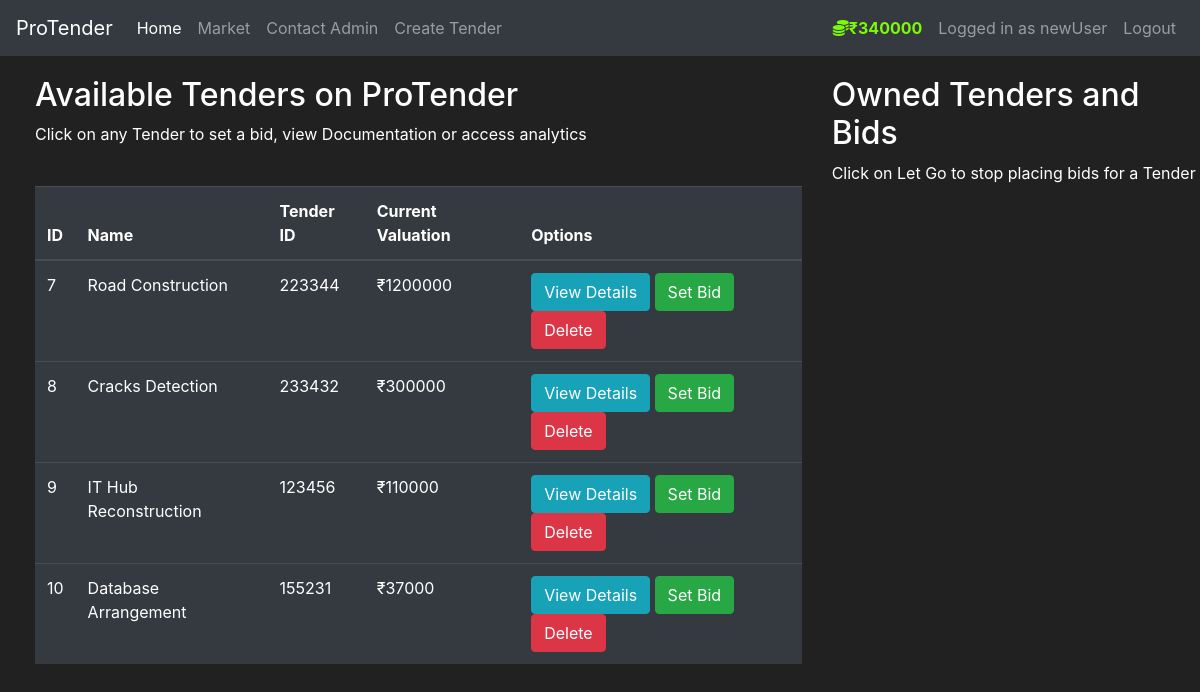
The page /market/ (signed in) on the database its author committed.
### tms/models.py (models this page shows, shortened)
class User(db.Model,UserMixin):
    id = db.Column(db.Integer(), primary_key=True)
    username = db.Column(db.String(length=30), nullable=False, unique=True)
    email_address = db.Column(db.String(length=50), nullable=False, unique=True)
    password_hash = db.Column(db.String(length=60), nullable=False)
    budget = db.Column(db.Integer(), nullable=False, default=1000000)
    owned_items = db.relationship('Item', backref='owned_user', lazy=True)
    bids = db.relationship('Bid', backref='bidder', lazy=True)
    @property
    def password(self):
        return self.password

class Item(db.Model):
    id=db.Column(db.Integer(),primary_key=True)
    name=db.Column(db.String(length=60),nullable=False,unique=True)
    price=db.Column(db.Integer(),nullable=False)
    tid=db.Column(db.String(length=12),nullable=False,unique=True)
    desc=db.Column(db.String(length=2000),nullable=False,unique=True)
    owner=db.Column(db.Integer(),db.ForeignKey('user.id'))
    bids = db.relationship('Bid', backref='tender', lazy=True)
    closing_date = db.Column(db.DateTime)

### tms/routes.py (the view, shortened to what this page needs)
@app.route('/market/', methods=['GET', 'POST'])
@login_required
def market_page():
    bid_form = SetBidForm()
    sell_form = SellTenderForm()
    if request.method=='GET':
        items = Item.query.all()
        owned_items=Item.query.filter_by(owner=current_user.id)
    return render_template('market.html', bid_form=bid_form, sell_form=sell_form, items=items)

### tms/models.py (called while the page is built)
@login_manager.user_loader
def load_user(user_id):
    return User.query.get(int(user_id))

### tms/templates/market.html (shortened to what this page needs)
{% extends 'base.html' %} {% block title %} Market Page {% endblock %} {%block
navlink%}
<li class="nav-item">
  <a
    class="nav-link"
    data-toggle="modal"
    style="cursor: pointer"
    data-target="#Modal-TenderCreate"
    >Create Tender</a
  >
</li>
{%endblock%} {% block content %}
<div class="row" style="margin-top: 20px; margin-left: 20px">
  <div class="col-8">
    <h2>Available Tenders on ProTender</h2>
    <p>
      Click on any Tender to set a bid, view Documentation or access analytics
    </p>
    <br />
    <table class="table table-hover table-dark">
      <thead>
        <tr>
          <th scope="col">ID</th>
          <th scope="col">Name</th>
          <th scope="col">Tender ID</th>
          <th scope="col">Current Valuation</th>
          <th scope="col">Options</th>
        </tr>
      </thead>
      <tbody>
        {% for item in items %} {% include 'components/items_modals.html' %}
        <tr>
          <td>{{ item.id }}</td>
          <td>{{ item.name }}</td>
          <td>{{ item.tid }}</td>
          <td>₹{{ item.price }}</td>
          <td>
            <button
              class="btn btn-outline btn-info"
              data-toggle="modal"
              data-target="#Modal-MoreInfo-{{item.id}}"
            >
              View Details
            </button>
            <button
              class="btn btn-outline btn-success"
              data-toggle="modal"
              data-target="#Modal-PurchaseConfirm-{{item.id}}"
            >
              Set Bid
            </button>
            <button
              class="btn btn-outline btn-danger"
              onclick="deleteTender('{{item.id}}')"
            >
              Delete
            </button>
          </td>
        </tr>
        {% endfor %}
      </tbody>
    </table>
  </div>
  <div class="col-4">
    <h2>Owned Tenders and Bids</h2>
    <p>Click on Let Go to stop placing bids for a Tender</p>
    <br />
  </div>
</div>
{% endblock %}

### tms/templates/base.html (shortened to what this page needs)
<!DOCTYPE html>
<html lang="en">
  <head>
    <link
      rel="stylesheet"
      href="https://cdn.jsdelivr.net/npm/bootstrap@4.5.3/dist/css/bootstrap.min.css"
    />
  </head>
  <body>
    <nav class="navbar navbar-expand-md navbar-dark bg-dark">
      <a class="navbar-brand" href="#">ProTender</a>
      <div class="collapse navbar-collapse" id="navbarNav">
        <ul class="navbar-nav mr-auto">
          <li class="nav-item active">
            <a class="nav-link" href="{{ url_for('home_page') }}"
              >Home <span class="sr-only">(current)</span></a
            >
          </li>
          <li class="nav-item">
            <a class="nav-link" href="{{ url_for('market_page') }}">Market</a>
          </li>
          <li class="nav-item">
            <a class="nav-link" href="{{ url_for('contact_page') }}">Contact Admin</a>
          </li>
          {%block navlink%}{%endblock%}
        </ul>
        {% if current_user.is_authenticated %}
        <ul class="navbar-nav">
          <li class="nav-item">
            <a class="nav-link" style="color: lawngreen; font-weight: bold">
              <i class="fas fa-coins"></i>₹{{ current_user.budget }}
            </a>
          </li>
          <li class="nav-item">
            <a class="nav-link">Logged in as {{ current_user.username }}</a>
          </li>
          <li class="nav-item">
            <a class="nav-link" href="{{ url_for('logout_page') }}">Logout</a>
          </li>
        </ul>
        {% endif %}
      </div>
    </nav>
    {% block content %} {% endblock %}
  </body>
</html>

### tms/templates/base.html (style rules this page uses)
body { background-color: #212121; color: white; }

### rows shown on the page
User: budget "340000", username "newUser"
Item: id "7", name "Road Construction", tid "223344", price "1200000"
Item: id "8", name "Cracks Detection", tid "233432", price "300000"
Item: id "9", name "IT Hub Reconstruction", tid "123456", price "110000"
Item: id "10", name "Database Arrangement", tid "155231", price "37000"
